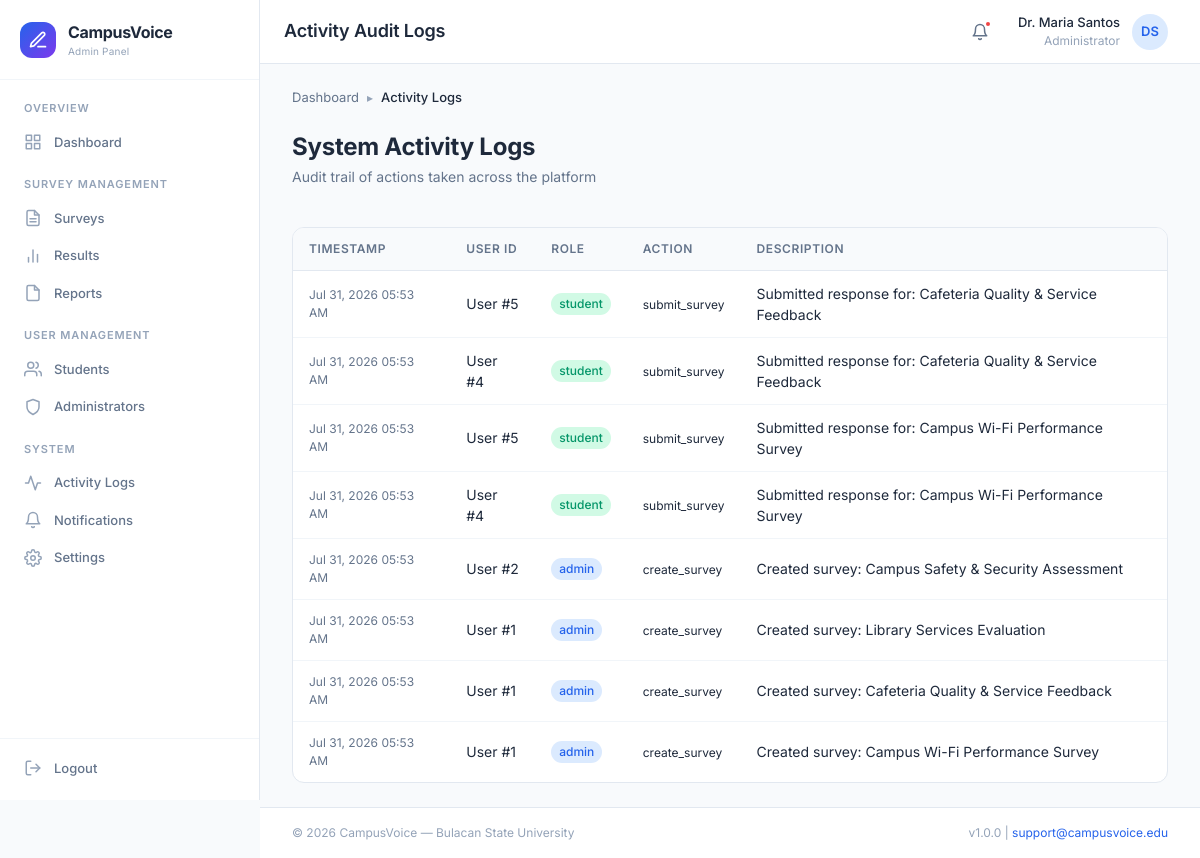
/admin/activity_logs.php (signed in), run on the app's committed database.
### tables this page shows
CREATE TABLE `activity_logs` (
    `log_id` INT AUTO_INCREMENT PRIMARY KEY,
    `user_id` INT NOT NULL,
    `role` ENUM('student', 'admin') NOT NULL,
    `action` VARCHAR(100) NOT NULL,
    `description` TEXT DEFAULT NULL,
    `target_type` VARCHAR(50) DEFAULT NULL COMMENT 'e.g. survey, student, question',
    `target_id` INT DEFAULT NULL,
    `created_at` DATETIME NOT NULL DEFAULT CURRENT_TIMESTAMP,
    INDEX `idx_user` (`user_id`, `role`),
    INDEX `idx_created_at` (`created_at`)
);

### config/session.php (called while the page is built, shortened)
<?php
function getCurrentRole() {
    return $_SESSION['role'] ?? null;
}
function getCurrentUserName() {
    return $_SESSION['full_name'] ?? null;
}

### utils/helpers.php (called while the page is built, shortened)
<?php
function e($string) {
    return htmlspecialchars($string ?? '', ENT_QUOTES, 'UTF-8');
}
function formatDateTime($date, $format = 'M d, Y h:i A') {
    return date($format, strtotime($date));
}

### admin/activity_logs.php (the view, shortened to what this page needs)
<?php
require_once __DIR__ . '/../utils/helpers.php';
$pdo = db();
$stmt = $pdo->query("SELECT * FROM activity_logs ORDER BY created_at DESC LIMIT 100");
$logs = $stmt->fetchAll();
$pageTitle = 'Activity Audit Logs';
require_once __DIR__ . '/../includes/header.php';
?>
<div class="breadcrumbs">
    <div class="breadcrumb-item"><a href="<?= BASE_URL ?>/admin/dashboard">Dashboard</a></div>
    <span class="breadcrumb-separator">▸</span>
    <div class="breadcrumb-item active">Activity Logs</div>
</div>
<div class="content-header">
    <div>
        <h2 class="content-title">System Activity Logs</h2>
        <p class="content-subtitle">Audit trail of actions taken across the platform</p>
    </div>
</div>
<div class="data-table-wrapper">
    <div class="data-table-responsive">
        <table class="data-table">
            <thead>
                <tr>
                    <th>Timestamp</th>
                    <th>User ID</th>
                    <th>Role</th>
                    <th>Action</th>
                    <th>Description</th>
                </tr>
            </thead>
            <tbody>
                <?php if (empty($logs)): ?>
                    <tr>
                        <td colspan="5" style="text-align: center; padding: var(--space-8);">No activity recorded yet.</td>
                    </tr>
                <?php else: ?>
                    <?php foreach ($logs as $log): ?>
                    <tr>
                        <td style="font-size: var(--font-size-xs); color: var(--color-text-secondary);"><?= formatDateTime($log['created_at']) ?></td>
                        <td>User #<?= $log['user_id'] ?></td>
                        <td>
                            <span class="badge <?= $log['role'] === 'admin' ? 'badge-primary' : 'badge-secondary' ?>">
                                <?= e($log['role']) ?>
                            </span>
                        </td>
                        <td><span class="font-mono" style="font-size: var(--font-size-xs);"><?= e($log['action']) ?></span></td>
                        <td><?= e($log['description']) ?></td>
                    </tr>
                    <?php endforeach; ?>
                <?php endif; ?>
            </tbody>
        </table>
    </div>
</div>
<?php require_once __DIR__ . '/../includes/footer.php'; ?>

### includes/header.php (shortened to what this page needs)
<?php
$currentRole = getCurrentRole();
$userName = getCurrentUserName();
$userInitials = '';
if ($userName) {
    $parts = explode(' ', $userName);
    $userInitials = strtoupper(substr($parts[0], 0, 1));
    if (count($parts) > 1) {
        $userInitials .= strtoupper(substr(end($parts), 0, 1));
    }
}
?>
<!DOCTYPE html>
<html lang="en">
<head>
    <link rel="stylesheet" href="<?= BASE_URL ?>/assets/css/variables.css">
    <link rel="stylesheet" href="<?= BASE_URL ?>/assets/css/base.css">
    <link rel="stylesheet" href="<?= BASE_URL ?>/assets/css/components.css">
    <link rel="stylesheet" href="<?= BASE_URL ?>/assets/css/layout.css">
    <link rel="stylesheet" href="<?= BASE_URL ?>/assets/css/pages.css">
    <link rel="stylesheet" href="<?= BASE_URL ?>/assets/css/responsive.css">
    <link rel="stylesheet" href="<?= BASE_URL ?>/assets/css/print.css">
</head>
<body>
    <div class="app-layout">
        <?php
        if ($currentRole === ROLE_STUDENT) {
            require_once __DIR__ . '/sidebar_student.php';
        } else {
            require_once __DIR__ . '/sidebar_admin.php';
        }
        ?>
        <div class="app-main">
            <header class="app-header">
                <div class="header-left">
                    <h1 class="header-title"><?= htmlspecialchars($pageTitle ?? 'Dashboard') ?></h1>
                </div>
                <div class="header-right">
                    <button class="header-btn" data-tooltip="Notifications" onclick="window.location.href='<?= BASE_URL ?>/<?= $currentRole === ROLE_STUDENT ? 'student' : 'admin' ?>/notifications'">
                        <svg width="18" height="18" viewBox="0 0 24 24" fill="none" stroke="currentColor" stroke-width="2" stroke-linecap="round" stroke-linejoin="round">
                            <path d="M18 8A6 6 0 0 0 6 8c0 7-3 9-3 9h18s-3-2-3-9"></path>
                            <path d="M13.73 21a2 2 0 0 1-3.46 0"></path>
                        </svg>
                        <span class="notification-dot"></span>
                    </button>
                    <div class="dropdown">
                        <div class="header-profile dropdown-trigger">
                            <div class="header-profile-info">
                                <div class="header-profile-name"><?= htmlspecialchars($userName ?? 'User') ?></div>
                                <div class="header-profile-role"><?= $currentRole === ROLE_STUDENT ? 'Student' : 'Administrator' ?></div>
                            </div>
                            <div class="avatar"><?= htmlspecialchars($userInitials) ?></div>
                        </div>
                    </div>
                </div>
            </header>
            <main class="app-content">

### includes/sidebar_admin.php (shortened to what this page needs)
<?php
$currentPage = $_GET['route'] ?? '';
?>
<aside class="app-sidebar" id="sidebar">
    <div class="sidebar-header">
        <div class="sidebar-logo">
            <svg width="20" height="20" viewBox="0 0 24 24" fill="none" stroke="currentColor" stroke-width="2" stroke-linecap="round" stroke-linejoin="round">
                <path d="M12 20h9"></path>
                <path d="M16.5 3.5a2.121 2.121 0 0 1 3 3L7 19l-4 1 1-4L16.5 3.5z"></path>
            </svg>
        </div>
        <div class="sidebar-brand">
            <span class="sidebar-brand-name"><?= APP_NAME ?></span>
            <span class="sidebar-brand-tagline">Admin Panel</span>
        </div>
    </div>
    <nav class="sidebar-nav">
        <div class="sidebar-section">
            <div class="sidebar-section-title">Overview</div>
            <a href="<?= BASE_URL ?>/admin/dashboard" class="sidebar-link <?= $currentPage === 'admin/dashboard' ? 'active' : '' ?>">
                <span class="sidebar-link-text">Dashboard</span>
            </a>
        </div>
        <div class="sidebar-section">
            <div class="sidebar-section-title">Survey Management</div>
            <a href="<?= BASE_URL ?>/admin/surveys" class="sidebar-link <?= ($currentPage === 'admin/surveys' || strpos($currentPage, 'admin/surveys') === 0) ? 'active' : '' ?>">
                <span class="sidebar-link-text">Surveys</span>
            </a>
            <a href="<?= BASE_URL ?>/admin/results" class="sidebar-link <?= (strpos($currentPage, 'admin/results') === 0) ? 'active' : '' ?>">
                <svg width="18" height="18" viewBox="0 0 24 24" fill="none" stroke="currentColor" stroke-width="2" stroke-linecap="round" stroke-linejoin="round">
                    <line x1="18" y1="20" x2="18" y2="10"></line>
                    <line x1="12" y1="20" x2="12" y2="4"></line>
                    <line x1="6" y1="20" x2="6" y2="14"></line>
                </svg>
                <span class="sidebar-link-text">Results</span>
            </a>
            <a href="<?= BASE_URL ?>/admin/reports" class="sidebar-link <?= (strpos($currentPage, 'admin/reports') === 0) ? 'active' : '' ?>">
                <svg width="18" height="18" viewBox="0 0 24 24" fill="none" stroke="currentColor" stroke-width="2" stroke-linecap="round" stroke-linejoin="round">
                    <path d="M14 2H6a2 2 0 0 0-2 2v16a2 2 0 0 0 2 2h12a2 2 0 0 0 2-2V8z"></path>
                    <polyline points="14 2 14 8 20 8"></polyline>
                </svg>
                <span class="sidebar-link-text">Reports</span>
            </a>
        </div>
        <div class="sidebar-section">
            <div class="sidebar-section-title">User Management</div>
            <a href="<?= BASE_URL ?>/admin/students" class="sidebar-link <?= (strpos($currentPage, 'admin/students') === 0) ? 'active' : '' ?>">
                <span class="sidebar-link-text">Students</span>
            </a>
            <a href="<?= BASE_URL ?>/admin/users" class="sidebar-link <?= (strpos($currentPage, 'admin/users') === 0) ? 'active' : '' ?>">
                <svg width="18" height="18" viewBox="0 0 24 24" fill="none" stroke="currentColor" stroke-width="2" stroke-linecap="round" stroke-linejoin="round">
                    <path d="M12 22s8-4 8-10V5l-8-3-8 3v7c0 6 8 10 8 10z"></path>
                </svg>
                <span class="sidebar-link-text">Administrators</span>
            </a>
        </div>
        <div class="sidebar-section">
            <div class="sidebar-section-title">System</div>
            <a href="<?= BASE_URL ?>/admin/activity-logs" class="sidebar-link <?= $currentPage === 'admin/activity-logs' ? 'active' : '' ?>">
                <svg width="18" height="18" viewBox="0 0 24 24" fill="none" stroke="currentColor" stroke-width="2" stroke-linecap="round" stroke-linejoin="round">
                    <polyline points="22 12 18 12 15 21 9 3 6 12 2 12"></polyline>
                </svg>
                <span class="sidebar-link-text">Activity Logs</span>
            </a>
            <a href="<?= BASE_URL ?>/admin/notifications" class="sidebar-link <?= $currentPage === 'admin/notifications' ? 'active' : '' ?>">
                <svg width="18" height="18" viewBox="0 0 24 24" fill="none" stroke="currentColor" stroke-width="2" stroke-linecap="round" stroke-linejoin="round">
                    <path d="M18 8A6 6 0 0 0 6 8c0 7-3 9-3 9h18s-3-2-3-9"></path>
                    <path d="M13.73 21a2 2 0 0 1-3.46 0"></path>
                </svg>
                <span class="sidebar-link-text">Notifications</span>
            </a>
            <a href="<?= BASE_URL ?>/admin/settings" class="sidebar-link <?= $currentPage === 'admin/settings' ? 'active' : '' ?>">
                <span class="sidebar-link-text">Settings</span>
            </a>
        </div>
    </nav>
    <div class="sidebar-footer">
        <a href="<?= BASE_URL ?>/logout" class="sidebar-link">
            <svg width="18" height="18" viewBox="0 0 24 24" fill="none" stroke="currentColor" stroke-width="2" stroke-linecap="round" stroke-linejoin="round">
                <path d="M9 21H5a2 2 0 0 1-2-2V5a2 2 0 0 1 2-2h4"></path>
                <polyline points="16 17 21 12 16 7"></polyline>
                <line x1="21" y1="12" x2="9" y2="12"></line>
            </svg>
            <span class="sidebar-link-text">Logout</span>
        </a>
    </div>
</aside>

### includes/footer.php (shortened to what this page needs)
            </main>
            <footer class="app-footer">
                <div class="footer-content">
                    <span>&copy; <?= date('Y') ?> <?= APP_NAME ?> — <?= APP_SCHOOL ?></span>
                    <span>v<?= APP_VERSION ?> | <a href="mailto:<?= APP_SUPPORT_EMAIL ?>"><?= APP_SUPPORT_EMAIL ?></a></span>
                </div>
            </footer>
        </div>
    </div>
</body>
</html>

### assets/css/variables.css (style rules this page uses)
:root { --color-primary: #2563EB; --color-primary-hover: #1D4ED8; --color-primary-active: #1E40AF; --color-primary-light: #DBEAFE; --color-primary-lighter: #EFF6FF; --color-primary-50: #EFF6FF; --color-primary-100: #DBEAFE; --color-primary-500: #3B82F6; --color-primary-600: #2563EB; --color-primary-700: #1D4ED8; --color-primary-800: #1E40AF; --color-secondary: #059669; --color-secondary-hover: #047857; --color-secondary-light: #D1FAE5; --color-secondary-lighter: #ECFDF5; --color-accent: #7C3AED; --color-accent-hover: #6D28D9; --color-accent-light: #EDE9FE; --color-accent-lighter: #F5F3FF; --color-gray-50: #F8FAFC; --color-gray-100: #F1F5F9; --color-gray-200: #E2E8F0; --color-gray-300: #CBD5E1; --color-gray-400: #94A3B8; --color-gray-500: #64748B; --color-gray-600: #475569; --color-gray-700: #334155; --color-gray-800: #1E293B; --color-gray-900: #0F172A; --color-success: #10B981; --color-success-light: #D1FAE5; --color-success-dark: #059669; --color-warning: #F59E0B; --color-warning-light: #FEF3C7; --color-warning-dark: #D97706; --color-error: #EF4444; --color-error-light: #FEE2E2; --color-error-dark: #DC2626; --color-info: #3B82F6; --color-info-light: #DBEAFE; --color-bg: #F8FAFC; --color-bg-alt: #F1F5F9; --color-surface: #FFFFFF; --color-surface-hover: #F8FAFC; --color-surface-elevated: #FFFFFF; --color-text: #1E293B; --color-text-secondary: #64748B; --color-text-tertiary: #94A3B8; --color-text-inverse: #FFFFFF; --color-text-link: #2563EB; --color-border: #E2E8F0; --color-border-hover: #CBD5E1; --color-border-focus: #2563EB; --color-divider: #F1F5F9; --font-family: 'Inter', -apple-system, BlinkMacSystemFont, 'Segoe UI', Roboto, sans-serif; --font-mono: 'JetBrains Mono', 'Fira Code', 'Consolas', monospace; --font-size-xs: 0.75rem; --font-size-sm: 0.8125rem; --font-size-base: 0.875rem; --font-size-md: 1rem; --font-size-lg: 1.125rem; --font-size-xl: 1.25rem; --font-size-2xl: 1.5rem; --font-size-3xl: 1.875rem; --font-size-4xl: 2.25rem; --font-weight-normal: 400; --font-weight-medium: 500; --font-weight-semibold: 600; --font-weight-bold: 700; --line-height-tight: 1.25; --line-height-normal: 1.5; --line-height-relaxed: 1.75; --space-0: 0; --space-1: 0.25rem; --space-2: 0.5rem; --space-3: 0.75rem; --space-4: 1rem; --space-5: 1.25rem; --space-6: 1.5rem; --space-8: 2rem; --space-10: 2.5rem; --space-12: 3rem; --space-16: 4rem; --space-20: 5rem; --radius-sm: 4px; --radius-md: 8px; --radius-lg: 12px; --radius-xl: 16px; --radius-2xl: 20px; --radius-full: 9999px; --shadow-xs: 0 1px 2px rgba(0, 0, 0, 0.04); --shadow-sm: 0 1px 3px rgba(0, 0, 0, 0.06), 0 1px 2px rgba(0, 0, 0, 0.04); --shadow-md: 0 4px 6px -1px rgba(0, 0, 0, 0.07), 0 2px 4px -2px rgba(0, 0, 0, 0.05); --shadow-lg: 0 10px 15px -3px rgba(0, 0, 0, 0.08), 0 4px 6px -4px rgba(0, 0, 0, 0.04); --shadow-xl: 0 20px 25px -5px rgba(0, 0, 0, 0.08), 0 8px 10px -6px rgba(0, 0, 0, 0.04); --shadow-inner: inset 0 2px 4px rgba(0, 0, 0, 0.05); --shadow-focus: 0 0 0 3px rgba(37, 99, 235, 0.15); --transition-fast: 150ms ease; --transition-base: 200ms ease; --transition-slow: 300ms ease; --transition-spring: 200ms cubic-bezier(0.34, 1.56, 0.64, 1); --z-dropdown: 100; --z-sticky: 200; --z-overlay: 300; --z-modal: 400; --z-toast: 500; --z-tooltip: 600; --sidebar-width: 260px; --sidebar-collapsed-width: 72px; --header-height: 64px; --content-max-width: 1280px; }

### data on the page
activity_logs: created_at "Jul 31, 2026 05:53 AM", user "5", role "student", action "submit_survey", description "Submitted response for: Cafeteria Quality & Service Feedback"
activity_logs: created_at "Jul 31, 2026 05:53 AM", user "4", role "student", action "submit_survey", description "Submitted response for: Cafeteria Quality & Service Feedback"
activity_logs: created_at "Jul 31, 2026 05:53 AM", user "5", role "student", action "submit_survey", description "Submitted response for: Campus Wi-Fi Performance Survey"
activity_logs: created_at "Jul 31, 2026 05:53 AM", user "4", role "student", action "submit_survey", description "Submitted response for: Campus Wi-Fi Performance Survey"
activity_logs: created_at "Jul 31, 2026 05:53 AM", user "2", role "admin", action "create_survey", description "Created survey: Campus Safety & Security Assessment"
activity_logs: created_at "Jul 31, 2026 05:53 AM", user "1", role "admin", action "create_survey", description "Created survey: Library Services Evaluation"
activity_logs: created_at "Jul 31, 2026 05:53 AM", user "1", role "admin", action "create_survey", description "Created survey: Cafeteria Quality & Service Feedback"
activity_logs: created_at "Jul 31, 2026 05:53 AM", user "1", role "admin", action "create_survey", description "Created survey: Campus Wi-Fi Performance Survey"

### other printed values
APP_NAME "CampusVoice"
$pageTitle "Activity Audit Logs"
$userName "Dr. Maria Santos"
$userInitials "DS"
APP_SCHOOL "Bulacan State University"
APP_VERSION "1.0.0"
APP_SUPPORT_EMAIL "support@campusvoice.edu"
